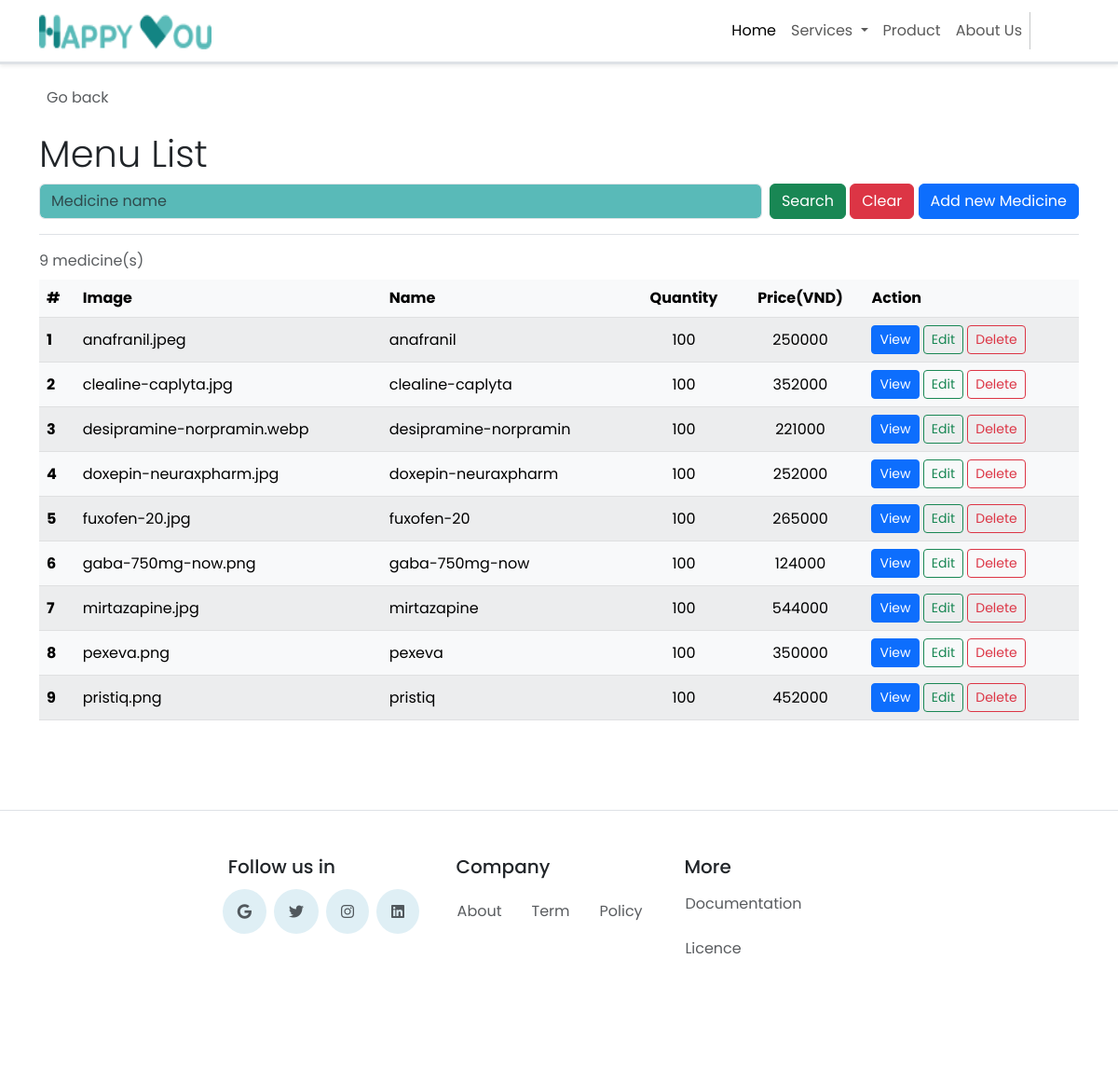
Page /admin/admin_list_medicine.php on the committed database.
### tables this page shows
CREATE TABLE `medicine` (
  `m_id` int(11) NOT NULL,
  `m_name` varchar(255) DEFAULT NULL,
  `m_quantity` varchar(255) DEFAULT NULL,
  `m_price` int(11) DEFAULT NULL,
  `m_pic` varchar(45) DEFAULT NULL,
  `m_description` varchar(400) DEFAULT NULL
);

### admin/admin_list_medicine.php (the view, shortened to what this page needs)
<!DOCTYPE html>
<html lang="en">
<head>
    <?php
    include('admin_head.php');
    include("../conn_db.php");
    ?>
</head>
<body>
    <?php
        include("admin_header.php");
    ?>
    <div class="container">
    <div class="mt-4 border-bottom">
            <a class="nav nav-item text-decoration-none text-muted mb-2" href="#" onclick="history.back();">
                <i class="bi bi-arrow-left-square me-2"></i>Go back
            </a>
            <h2 class="pt-3 display-6">Menu List</h2>
            <form class="form-floating mb-3" method="GET" action="admin_list_medicine.php">
                <div class="row g-2">
                    <div class="col">
                        <input type="text" class="form-control" id="m_name" name="m_name" placeholder="Medicine name"
                            <?php if(isset($_GET["search"])){?>value="<?php echo $_GET["m_name"];?>" <?php } ?>>
                    </div>
                    <div class="col-auto">
                        <button type="submit" name="search" value="1" class="btn btn-success">Search</button>
                        <button type="reset" class="btn btn-danger"
                            onclick="javascript: window.location='admin_list_medicine.php'">Clear</button>
                        <a href="admin_medicine_add.php" class="btn btn-primary">Add new Medicine</a>
                    </div>
                </div>
            </form>
        </div>
    </div>
    <div class="container pt-2" id="cust-table">
        <?php
            if(!isset($_GET["search"])){
                $search_query = "SELECT * FROM medicine;";
            }else{
                $search_fn=$_GET["m_name"];
                $search_query = "SELECT * FROM medicine WHERE m_name LIKE '%{$search_fn}%'";
            }
            $search_result = $mysqli -> query($search_query);
            $search_numrow = $search_result -> num_rows;
            if($search_numrow == 0){
        ?>
        <div class="row">
            <div class="col mt-2 ms-2 p-2 bg-danger text-white rounded text-start">
                <svg xmlns="http://www.w3.org/2000/svg" width="16" height="16" fill="currentColor"
                    class="bi bi-x-circle ms-2" viewBox="0 0 16 16">
                    <path d="M8 15A7 7 0 1 1 8 1a7 7 0 0 1 0 14zm0 1A8 8 0 1 0 8 0a8 8 0 0 0 0 16z" />
                    <path
                        d="M4.646 4.646a.5.5 0 0 1 .708 0L8 7.293l2.646-2.647a.5.5 0 0 1 .708.708L8.707 8l2.647 2.646a.5.5 0 0 1-.708.708L8 8.707l-2.646 2.647a.5.5 0 0 1-.708-.708L7.293 8 4.646 5.354a.5.5 0 0 1 0-.708z" />
                </svg><span class="ms-2 mt-2">No shop found!</span>
                <a href="admin_list_medicine.php" class="text-white">Clear Search Result</a>
            </div>
        </div>
        <?php } else{ ?>
        <div class="table-responsive">
        <table class="table rounded-5 table-light table-striped table-hover align-middle caption-top mb-5">
            <caption><?php echo $search_numrow;?> medicine(s) <?php if(isset($_GET["search"])){?><br /><a
                    Result</a><?php } ?></caption>
            <thead class="bg-light">
                <tr>
                    <th scope="col">#</th>
                    <th scope="col">Image</th>
                    <th scope="col">Name</th>
                    <th class = "text-center" scope="col">Quantity</th>
                    <th class = "text-center" scope="col">Price(VND)</th>
                    <th scope="col">Action</th>
                </tr>
            </thead>
            <tbody>
                <?php $i=1; while ($row = $search_result -> fetch_array()){ ?>
                <tr>
                    <th><?php echo $i++;?></th>
                    <td><?php echo $row["m_pic"];?></td>
                    <td><?php echo $row["m_name"];?></td>
                    <td class = "text-center"><?php echo $row["m_quantity"];?></td>
                    <td class = "text-center"><?php echo $row["m_price"];?></td>
                    <td>
                        <a href="admin_medicine_detail.php?m_id=<?php echo $row["m_id"]?>"
                            class="btn btn-sm btn-primary">View</a>
                        <a href="admin_medicine_list.php?m_id=<?php echo $row["m_id"];?>&u_id=<?php echo $row["m_id"]?>"
                            class="btn btn-sm btn-outline-success">Edit</a>
                        <a href="admin_medicine_delete.php?m_id=<?php echo $row["m_id"]?>"
                            class="btn btn-sm btn-outline-danger">Delete</a>
                    </td>
                </tr>
                <?php } ?>
            </tbody>
        </table>
        </div>
        <?php }
        ?>
    </div>
    <?php
        include("../footer.php");
    ?>
</body>
</html>

### css/index.css (style rules this page uses)
* { font-family: 'Poppins', sans-serif; }
input[type="text"], input[type="password"], input [type="checkbox"] { background-color: #59BAB8; }
a { text-decoration: none; cursor: pointer; color: black }

### rows in the picture
medicine: m_pic "anafranil.jpeg", m_name "anafranil", m_quantity "100", m_price "250000"
medicine: m_pic "clealine-caplyta.jpg", m_name "clealine-caplyta", m_quantity "100", m_price "352000"
medicine: m_pic "desipramine-norpramin.webp", m_name "desipramine-norpramin", m_quantity "100", m_price "221000"
medicine: m_pic "doxepin-neuraxpharm.jpg", m_name "doxepin-neuraxpharm", m_quantity "100", m_price "252000"
medicine: m_pic "fuxofen-20.jpg", m_name "fuxofen-20", m_quantity "100", m_price "265000"
medicine: m_pic "gaba-750mg-now.png", m_name "gaba-750mg-now", m_quantity "100", m_price "124000"
medicine: m_pic "mirtazapine.jpg", m_name "mirtazapine", m_quantity "100", m_price "544000"
medicine: m_pic "pexeva.png", m_name "pexeva", m_quantity "100", m_price "350000"
medicine: m_pic "pristiq.png", m_name "pristiq", m_quantity "100", m_price "452000"

### other values in the picture
$search_numrow "9"
